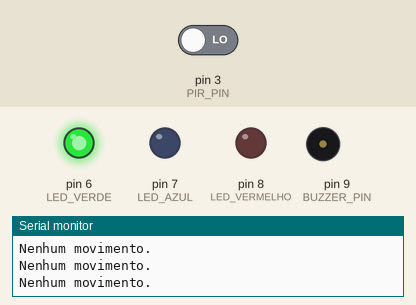
Bench run of a sketch on a simulated Arduino Uno, built with avr-gcc and run on an emulated ATmega328P. Parts: output pins drawn as LEDs (lit = HIGH), buzzer (waves = sounding, pin HIGH), the last lines printed to the serial monitor. The test bench sets the inputs (shaded band); at power-on: pin 3 (PIR_PIN) LOW.

Above: at 2.8 s.
2.9 s: pin 3 (PIR_PIN) driven HIGH
At 3.3 s:
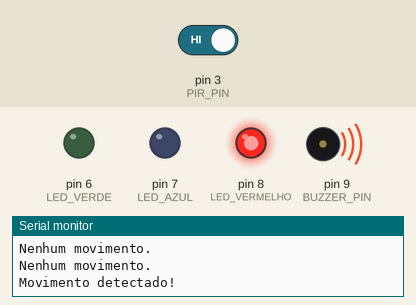
4.5 s: pin 3 (PIR_PIN) driven LOW
At 6.0 s:
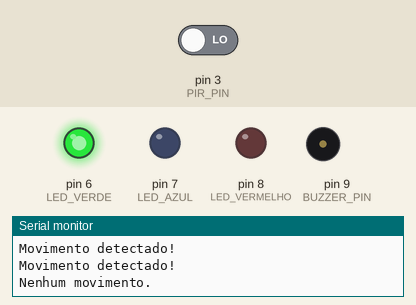
Timing chart, 0 to 7.5 s (numbered marks = the images above; inputs shaded):
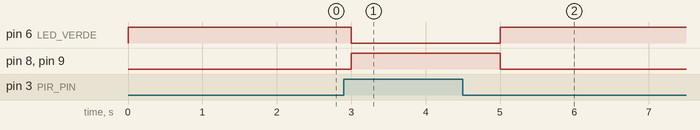

Measured:
- after the input at 2.9 s, pin 6 (LED_VERDE): HIGH → LOW after 0.10 s; pin 8 (LED_VERMELHO), pin 9 (BUZZER_PIN): LOW → HIGH after 0.10 s
- after the input at 4.5 s, pin 6 (LED_VERDE): LOW → HIGH after 0.50 s; pin 8 (LED_VERMELHO), pin 9 (BUZZER_PIN): HIGH → LOW after 0.50 s

The sketch:

alarmeDeSeguranca.ino
```cpp
#define PIR_PIN 3
#define BUZZER_PIN 9
#define LED_VERDE 6
#define LED_AZUL 7
#define LED_VERMELHO 8

void setup()
{
    pinMode(PIR_PIN, INPUT);
    pinMode(BUZZER_PIN, OUTPUT);
    pinMode(LED_VERDE, OUTPUT);
    pinMode(LED_AZUL, OUTPUT);
    pinMode(LED_VERMELHO, OUTPUT);
    Serial.begin(9600);
}

void loop()
{
    int movimento = digitalRead(PIR_PIN);

    if (movimento == HIGH)
    {
        digitalWrite(BUZZER_PIN, HIGH);
        digitalWrite(LED_VERMELHO, HIGH);
        digitalWrite(LED_VERDE, LOW);
        Serial.println("Movimento detectado!");
    }
    else
    {
        digitalWrite(BUZZER_PIN, LOW);
        digitalWrite(LED_VERMELHO, LOW);
        digitalWrite(LED_VERDE, HIGH);
        Serial.println("Nenhum movimento.");
    }

    delay(1000);
}
```
